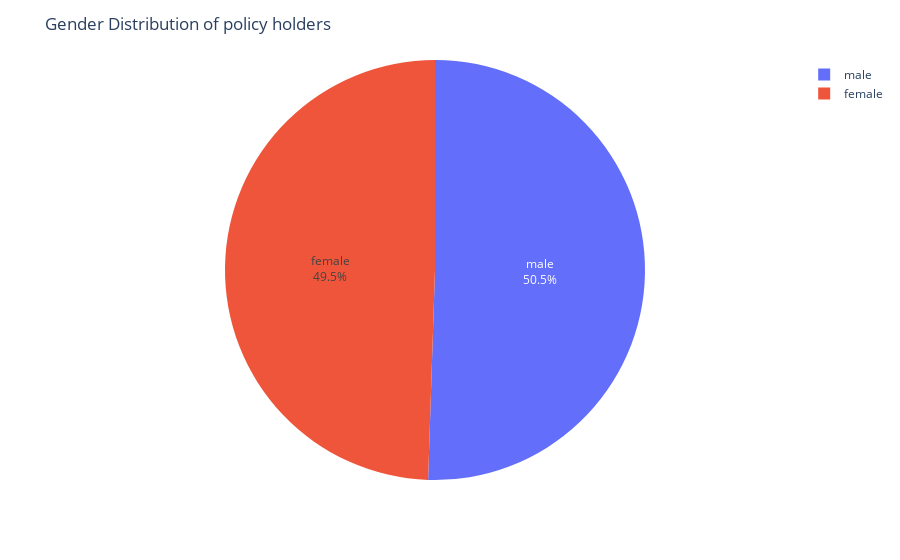

The code cell stored with this chart in its notebook:
### Code cell
# creating a pie chart, displaying gender distribution of people with health insurance 
import plotly.express as px
fig = px.pie(df['sex'].value_counts().reset_index(), values='sex', names='index')
fig.update_traces(textposition='inside', textinfo='percent+label')
fig.update_layout(title_text='Gender Distribution of policy holders')
fig.show()

### Figure 1 — Plotly figure (JSON) as saved in the notebook; plotly's stock layout.template omitted (floating-point values rounded to 4 significant figures)
{"data": [{"domain": {"x": [0, 1], "y": [0, 1]}, "hovertemplate": "index=%{label}<br>sex=%{value}<extra></extra>", "labels": ["male", "female"], "legendgroup": "", "name": "", "showlegend": true, "textinfo": "percent+label", "textposition": "inside", "type": "pie", "values": [676, 662]}], "layout": {"legend": {"tracegroupgap": 0}, "margin": {"t": 60}, "title": {"text": "Gender Distribution of policy holders"}}}
